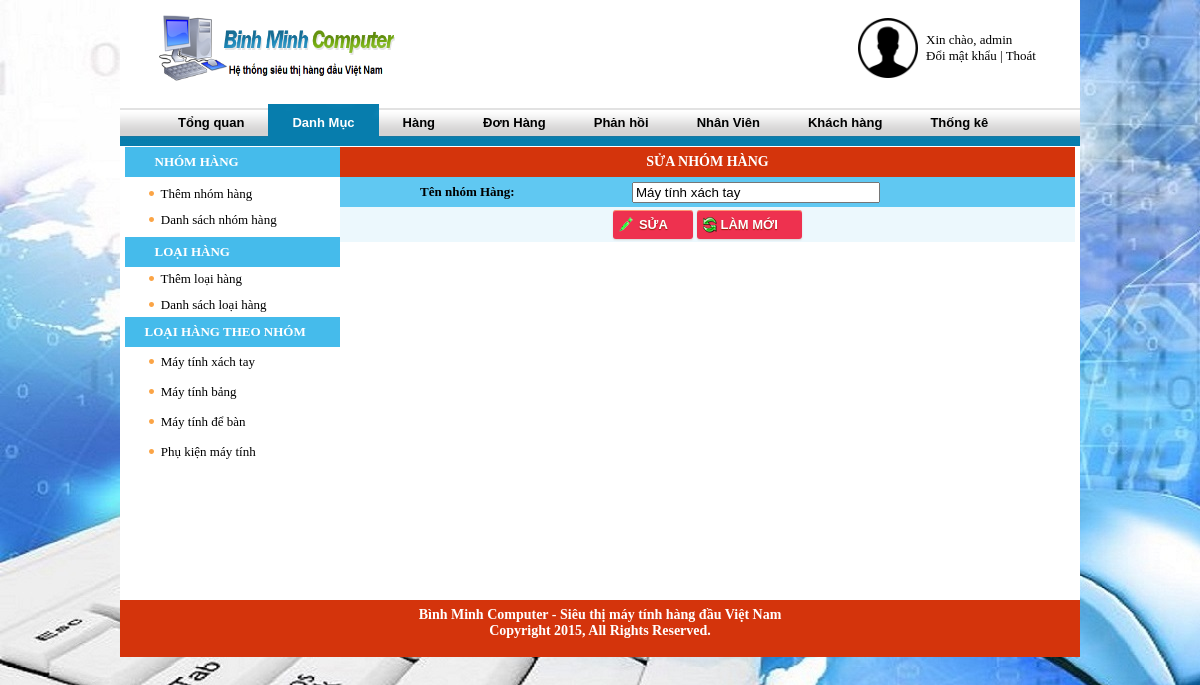
The app's page /admin/?m=mn&page=cap-nhat-nhom-hang&idn=1 (signed in) with its own data.
### tables this page shows
CREATE TABLE IF NOT EXISTS `nhomhang` (
  `id_nhom` int(10) NOT NULL,
  `tennhom` varchar(255) NOT NULL,
  PRIMARY KEY (`id_nhom`)
);

### admin/include/menu-mn.php (the view)
<table width="215" border="0" cellspacing="0" cellpadding="0">
  <tr>
  	<td height="30" class="menu" >
      <strong>NHÓM HÀNG</strong></td>
  </tr>
  <tr>
   <td height="60" style="padding-left:20px">
  <div align="left">
   <img src="/images/orange-circle-list.png" style="margin: 2px 4px;"> <a href="../admin/?m=mn&page=them-nhom-hang" class="admin-menu-left"> Thêm nhóm hàng</a>
   	<div style="height:10px"></div>
   <img src="/images/orange-circle-list.png" style="margin: 2px 4px;"> <a href="../admin/?m=mn&page=ds-nhom-hang" class="admin-menu-left"> Danh sách nhóm hàng</a>
	</div>
    </td>
  </tr>
    <tr>
  	<td class="menu"  height="30">
      <strong> LOẠI HÀNG</strong></td>
  </tr>
  <tr>
   <td height="50" style="padding-left:20px">
  <div align="left">
   <img src="/images/orange-circle-list.png" style="margin: 2px 4px;"> <a href="../admin/?m=mn&page=them-loai-hang" class="admin-menu-left"> Thêm loại hàng</a>
   	<div style="height:10px"></div>
   <img src="/images/orange-circle-list.png" style="margin: 2px 4px;"> <a href="../admin/?m=mn&page=ds-loai-hang" class="admin-menu-left"> Danh sách loại hàng</a>
	</div>
    </td>
  </tr>
   <tr>
   <td class="menu" style="padding-left:20px" height="25"><strong>LOẠI HÀNG  THEO NHÓM</strong></td>
   </tr>
  <tr>
	<td>
    <?php
    $sql3=mysql_query("select * from nhomhang");
	while($r3=mysql_fetch_array($sql3))
	{
		$tennhom=$r3["tennhom"];$id_nhom=$r3["id_nhom"];
		echo "<tr><td>
		<div style=\"padding-left:20px;\">
		<table border=0 cellspacing=0 cellpadding=0 >
		<tr><td height=30px width=100%>
		<img src=\"/images/orange-circle-list.png\" style=\"margin: 2px 4px;\"/> <a href='../admin/?m=mn&page=get-ds-loaihang&idn=$id_nhom'>$tennhom</a>
		</td></tr>
		</table>
		</div></td></tr>";
	}
	?>
    </td>
  </tr>
</table>

### admin/include/cap-nhat-nhom-hang.php (shortened to what this page needs)
<?php
	$idn=$_GET["idn"];
	$sql=mysql_query("select * from nhomhang where id_nhom=$idn");
	$r=mysql_fetch_array($sql);
	$ten=$r["tennhom"];
?>
<table width="735" border="0" cellspacing="0" cellpadding="0">
<form method="POST">
  <tr>
    <td colspan="2" class="tieude" align="center">SỬA NHÓM HÀNG</td>
  </tr>
  <tr class="dau">
    <td width="250" style="padding-left:80px" height="30">Tên nhóm Hàng:</td>
    <td width="485">
    <input type="text" name="ten" style="width:240px" value="<?php echo "$ten"; ?>" />
    </td>
  </tr>
  <tr class="noidung">
  	<td  align="center" colspan="2" height="35">
		<input class="button edit" type="submit" value="Sửa">
		<input class="button refresh" type="reset" value="Làm mới">
    </td>
  </tr>
  </form>
</table>

### admin/css/main.css (style rules this page uses)
body { background-repeat: repeat-y; margin-left: 0px; margin-top: 0px; margin-right: 0px; margin-bottom: 0px; text-align: center; font-family:Tahoma; font-size:13px; background:url('/admin/img/bg.jpg'); background-attachment: fixed; }
a:link { text-decoration: none; color:#000000; }
.button { border:none!important; border-style: None; text-decoration: none; min-width: 80px; height: 29px; text-align: center; font: bold 13px arial; background: #EE314F!important; color: #ffffff; border-radius: 3px; -moz-border-radius: 3px; -khtml-border-radius: 3px; -webkit-border-radius: 3px; -moz-box-shadow: 0px 3px 0px #ae0c25; -webkit-box-shadow: 0px 3px 0px #ae0c25; cursor:pointer; text-transform: uppercase; }
.button { border-color: #d1371c #d1371c #9f220d; text-shadow: 0 1px 1px #961a07; box-shadow: 0 1px 2px #d6d6d6, inset 0 1px 0 #ff9573; }
input.button.refresh { background-position: 5px 7px!important; background-image: url(../img/refresh.png)!important; background-repeat: no-repeat!important; width:105px; }
input.button.edit { background-position: 5px 7px!important; background-image: url(../img/edit.png)!important; background-repeat: no-repeat!important; }
.tieude { color:#FFFFFF; font-family:Tahoma; font-size: 14px; font-weight:bold; background-color:#d4340c;height:30px; }
.menu { padding-left:30px; border:0px solid #d4340c; background: #45bbeb; color: #fff; font-weight: bold; //border-radius: 6px 6px 0 0; height: 30px; }
tr.noidung { background: none repeat scroll 0% 0% #ECF8FD; border-top: 1px solid #FFF; height:30px; }
tr.dau { height:30px; background: none repeat scroll 0% 0% #60C8F2; font-weight: bold; }

### records on screen
nhomhang: tennhom "Máy tính xách tay", ten "Máy tính xách tay"
nhomhang: tennhom "Máy tính bảng"
nhomhang: tennhom "Máy tính để bàn"
nhomhang: tennhom "Phụ kiện máy tính"

### other values on screen
$_SESSION['useradmin'] "admin"
